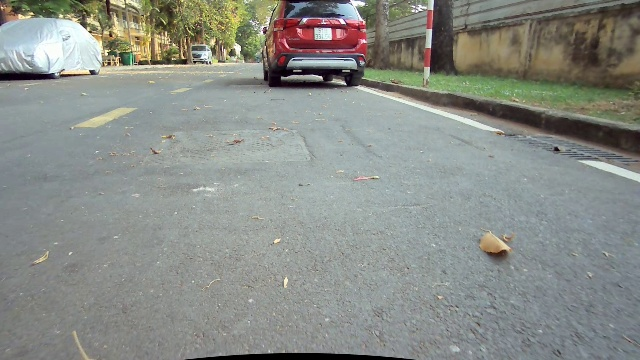
#> input picture 383.jpg, 640 x 360 px
$ python -i drivingv2.py   (imports and definitions only)
#> lines starting #> are read from the running program, lines starting #| are printed output that depends on the picture; after the words box and inside, x2 and y2 are one past the last pixel; in counts of white or black regions, pixels touching at a corner belong together
#> further down, picture is the input picture: shape (360, 640, 3); mean B, G, R 135.9, 141.5, 137.8
import numpy as np
import math
import cv2

_SHOW_IMAGE = True

def show_image(title, frame, show=_SHOW_IMAGE):
    if show:
        cv2.imshow(title, frame)

def follow_lane(frame):
    # Main entry point of the lane follower
    show_image("orig", frame)

    lane_lines, frame = detect_lane(frame)
    final_frame = steer(frame, lane_lines)

    return final_frame

def steer(frame, lane_lines):
    if len(lane_lines) == 0:
        return frame

    new_steering_angle = compute_steering_angle(frame, lane_lines)
    curr_steering_angle = stabilize_steering_angle(curr_steering_angle, new_steering_angle, len(lane_lines))
    curr_heading_image = display_heading_line(frame, curr_steering_angle)
    show_image("heading", curr_heading_image)

    return curr_heading_image

def compute_steering_angle(frame, lane_lines):
    """ Find the steering angle based on lane line coordinate
        We assume that camera is calibrated to point to dead center
    """
    if len(lane_lines) == 0:
        return -90

    height, width, _ = frame.shape
    if len(lane_lines) == 1:
        x1, _, x2, _ = lane_lines[0][0]
        x_offset = x2 - x1
    else:
        _, _, left_x2, _ = lane_lines[0][0]
        _, _, right_x2, _ = lane_lines[1][0]
        camera_mid_offset_percent = 0.02 # 0.0 means car pointing to center, -0.03: car is centered to left, +0.03 means car pointing to right
        mid = int(width / 2 * (1 + camera_mid_offset_percent))
        x_offset = (left_x2 + right_x2) / 2 - mid

    # find the steering angle, which is angle between navigation direction to end of center line
    y_offset = int(height / 2)

    angle_to_mid_radian = math.atan(x_offset / y_offset)  # angle (in radian) to center vertical line
    angle_to_mid_deg = int(angle_to_mid_radian * 180.0 / math.pi)  # angle (in degrees) to center vertical line
    steering_angle = angle_to_mid_deg + 90  # this is the steering angle needed by picar front wheel

    print('new steering angle: %s' % steering_angle)
    return

# [16 lines left out: function stabilize_steering_angle, not called in this run]

def detect_lane(frame):

    edges = detect_edges(frame)
    show_image('edges', edges)

    cropped_edges = region_of_interest(edges)
    show_image('edges cropped', cropped_edges)

    line_segments = detect_line_segments(cropped_edges)
    # line_segment_image = display_lines(frame, line_segments)
    # show_image("line segments", line_segment_image)

    lane_lines = average_slope_intercept(frame, line_segments)
    # lane_lines_image = display_lines(frame, lane_lines)
    # show_image("lane lines", lane_lines_image)

    return lane_lines, frame

# [30 lines left out: functions display_lines, display_heading_line, not called in this run]

def detect_edges(frame):

    # detect edges
    edges = cv2.Canny(frame, 200, 400)
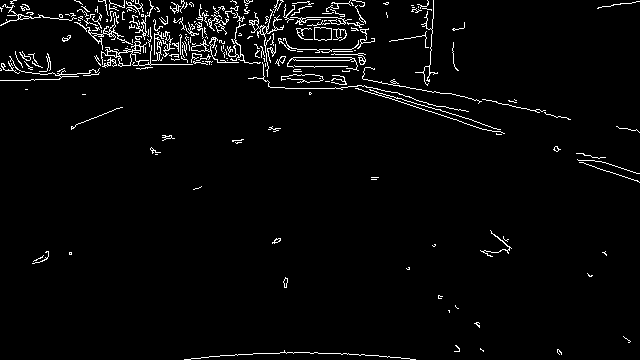
#> edges: shape (360, 640); 3.1% white in thin lines or dots

    return edges

def region_of_interest(canny):
    height, width = canny.shape
#> height = 360; width = 640
    frame = np.zeros_like(canny)

    # only focus bottom half of the screen

    polygon = np.array([[
        (0, height * 1 / 2),
        (width, height * 1 / 2),
        (width, height),
        (0, height),
    ]], np.int32)

    cv2.fillPoly(frame, polygon, 255)
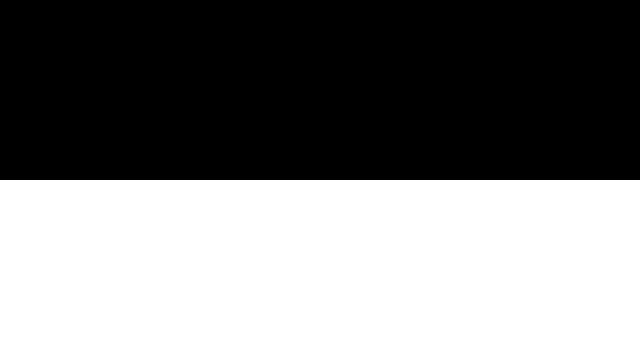
#> frame: shape (360, 640); 50% white; 1 white region, box (x1, y1, x2, y2) and area: (0, 180, 640, 360) 115200
    show_image("frame", frame)
    masked_image = cv2.bitwise_and(canny, frame)
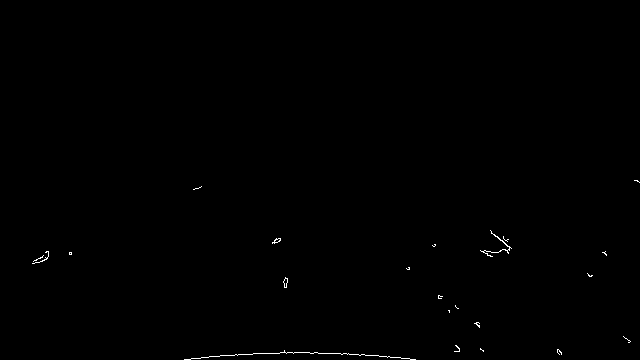
#> masked_image: shape (360, 640); 0.24% white in thin lines or dots, all inside (x1, y1, x2, y2) = (32, 180, 640, 360)
    return masked_image

def detect_line_segments(cropped_edges):
    # tuning min_threshold, minLineLength, maxLineGap is a trial and error process by hand
    rho = 1  # precision in pixel, i.e. 1 pixel
    angle = np.pi / 180  # degree in radian, i.e. 1 degree
    min_threshold = 10  # minimal of votes
    line_segments = cv2.HoughLinesP(cropped_edges, rho, angle, min_threshold, np.array([]), minLineLength=8,
                                    maxLineGap=4)
#> line_segments = 14 rows, first 6: [333, 353, 409, 358], [261, 353, 279, 353], [280, 352, 317, 352], [201, 357, 260, 353], [490, 230, 511, 248], [500, 250, 509, 250]

    if line_segments is not None:
        for line_segment in line_segments:
            print('detected line_segment:')
            print("%s of length %s" % (line_segment, length_of_line_segment(line_segment[0])))
#> this loop made 14 passes
#> (x1 in length_of_line_segment, y1 in length_of_line_segment, x2 in length_of_line_segment, y2 in length_of_line_segment) on passes 1 to 12: (333, 353, 409, 358), (261, 353, 279, 353), (280, 352, 317, 352), (201, 357, 260, 353), (490, 230, 511, 248), (500, 250, 509, 250), (310, 353, 319, 353), (481, 251, 490, 251), (33, 263, 44, 260), (491, 233, 509, 247), (193, 189, 201, 186), (35, 260, 43, 255)
#> (printed output is left out)

    return line_segments

def length_of_line_segment(line):
    x1, y1, x2, y2 = line
    return math.sqrt((x2 - x1) ** 2 + (y2 - y1) ** 2)

def average_slope_intercept(frame, line_segments):
    """
    This function combines line segments into one or two lane lines
    If all line slopes are < 0: then we only have detected left lane
    If all line slopes are > 0: then we only have detected right lane
    """
    lane_lines = []
    if line_segments is None:
        print('No line_segment segments detected')
        return lane_lines

    height, width, _ = frame.shape
#> height = 360; width = 640
    left_fit = []
    right_fit = []

    boundary = 1/3
    left_region_boundary = width * (1 - boundary)  # left lane line segment should be on left 2/3 of the screen
#> left_region_boundary = 426.7
    right_region_boundary = width * boundary # right lane line segment should be on left 2/3 of the screen
#> right_region_boundary = 213.3

    for line_segment in line_segments:
        for x1, y1, x2, y2 in line_segment:
            if x1 == x2:
                print('skipping vertical line segment (slope=inf): %s' % line_segment)
                continue
            fit = np.polyfit((x1, x2), (y1, y2), 1)
            slope = fit[0]
            intercept = fit[1]
            if slope < 0:
                if x1 < left_region_boundary and x2 < left_region_boundary:
                    left_fit.append((slope, intercept))
            else:
                if x1 > right_region_boundary and x2 > right_region_boundary:
                    right_fit.append((slope, intercept))
#> this loop made 14 passes
#> after the loop, left_fit = [(-2.76e-15, 353), (-0.0678, 370.6), (-0.273, 272), (-0.375, 261.4), (-0.625, 281.9), (-0.0625, 370.5)]; right_fit = [(0.0658, 331.1), (1.55e-15, 352), (0.857, -190), (2.16e-15, 353), (0.778, -148.9), (1.03e-14, 353)]

    left_fit_average = np.average(left_fit, axis=0)
#> left_fit_average = [-0.234, 318.2]
    if len(left_fit) > 0:
        lane_lines.append(make_points(frame, left_fit_average))

    right_fit_average = np.average(right_fit, axis=0)
    if len(right_fit) > 0:
        lane_lines.append(make_points(frame, right_fit_average))

    print('lane lines: %s' % lane_lines)  # [[[316, 720, 484, 432]], [[1009, 720, 718, 432]]]

    return lane_lines

def make_points(frame, line):
    height, width, _ = frame.shape
#> height = 360; width = 640
    slope, intercept = line
#> slope = -0.234; intercept = 318.2
    y1 = height  # bottom of the frame
#> y1 = 360
    y2 = int(y1 * 1 / 2)  # make points from middle of the frame down
#> y2 = 180

    # bound the coordinates within the frame
    x1 = max(-width, min(2 * width, int((y1 - intercept) / slope)))
#> x1 = -178
    x2 = max(-width, min(2 * width, int((y2 - intercept) / slope)))
#> x2 = 591
    return [[x1, y1, x2, y2]]

>>> import cv2
>>> picture = cv2.imread('../383.jpg')
>>> result = follow_lane(picture)
#> in average_slope_intercept, `right_fit_average = np.average(right_fit, axis=0)`: right_fit_average = [0.283, 175]
#| lane lines: [[[-178, 360, 591, 180]], [[652, 360, 17, 180]]]
#> in detect_lane, `lane_lines = average_slope_intercept(frame, line_segments)`: lane_lines = [[[-178, 360, 591, 180]], [[652, 360, 17, 180]]]
#> in compute_steering_angle, `_, _, left_x2, _ = lane_lines[0][0]`: left_x2 = 591
#> in compute_steering_angle, `_, _, right_x2, _ = lane_lines[1][0]`: right_x2 = 17
#> in compute_steering_angle, `x_offset = (left_x2 + right_x2) / 2 - mid`: x_offset = -22
#> in compute_steering_angle, `angle_to_mid_radian = math.atan(x_offset / y_offset)`: angle_to_mid_radian = -0.122
#> in compute_steering_angle, `angle_to_mid_deg = int(angle_to_mid_radian * 180.0 / math.pi)`: angle_to_mid_deg = -6
#> in compute_steering_angle, `steering_angle = angle_to_mid_deg + 90`: steering_angle = 84
#| new steering angle: 84
#> (the run stopped early here; a loop or call above may not have finished)

$ run again, on 1000.png
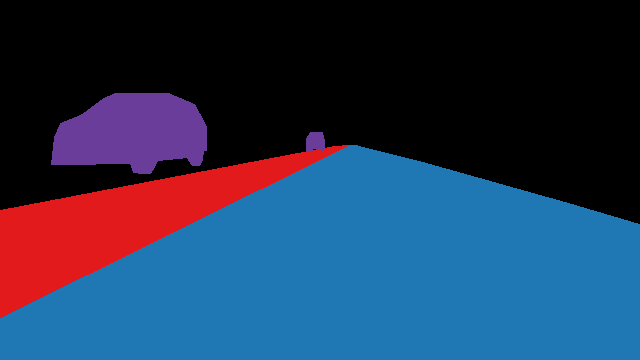
#> input picture 1000.png, 640 x 360 px
#> picture is the input picture: shape (360, 640, 3); mean B, G, R 84.1, 54.9, 36.5
#> in detect_edges, `edges = cv2.Canny(frame, 200, 400)`:
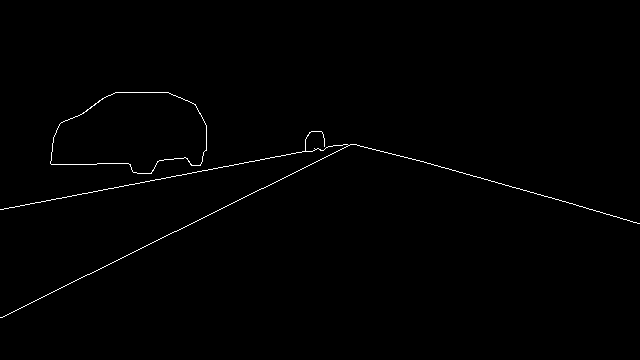
#> edges: shape (360, 640); 0.63% white in thin lines or dots, all inside (x1, y1, x2, y2) = (0, 92, 640, 318)
#> frame: shape (360, 640); 50% white; 1 white region, box (x1, y1, x2, y2) and area: (0, 180, 640, 360) 115200
#> in region_of_interest, `masked_image = cv2.bitwise_and(canny, frame)`:
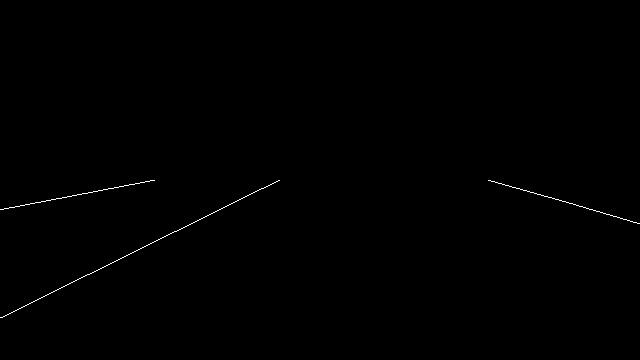
#> masked_image: shape (360, 640); 0.25% white in thin lines or dots, all inside (x1, y1, x2, y2) = (0, 180, 640, 318)
#> in detect_line_segments, `line_segments = cv2.HoughLinesP(cropped_edges, rho, angle, min_thresho..`: line_segments = [[124, 256, 279, 180], [489, 180, 639, 223], [0, 317, 159, 239], [1, 209, 154, 180], [586, 208, 638, 223], [2, 317, 36, 300]]
#> the loop in detect_line_segments, `for line_segment in line_segments:` made 6 passes
#> (printed output is left out)
#> the loop in average_slope_intercept, `for line_segment in line_segments:` made 6 passes
#> after the loop in average_slope_intercept, `for line_segment in line_segments:`: left_fit = [(-0.49, 316.8), (-0.491, 317), (-0.19, 209.2), (-0.5, 318)]; right_fit = [(0.287, 39.82), (0.288, 38.96)]
#> left_fit_average = [-0.418, 290.2]
#> slope = -0.418; intercept = 290.2
#> in make_points, `x1 = max(-width, min(2 * width, int((y1 - intercept) / slope)))`: x1 = -167
#> in make_points, `x2 = max(-width, min(2 * width, int((y2 - intercept) / slope)))`: x2 = 263
#> right_fit_average = [0.288, 39.39]
#| lane lines: [[[-167, 360, 263, 180]], [[1114, 360, 488, 180]]]
#> in detect_lane, `lane_lines = average_slope_intercept(frame, line_segments)`: lane_lines = [[[-167, 360, 263, 180]], [[1114, 360, 488, 180]]]
#> left_x2 = 263
#> right_x2 = 488
#> x_offset = 49.5
#> angle_to_mid_radian = 0.268
#> angle_to_mid_deg = 15
#> steering_angle = 105
#| new steering angle: 105
